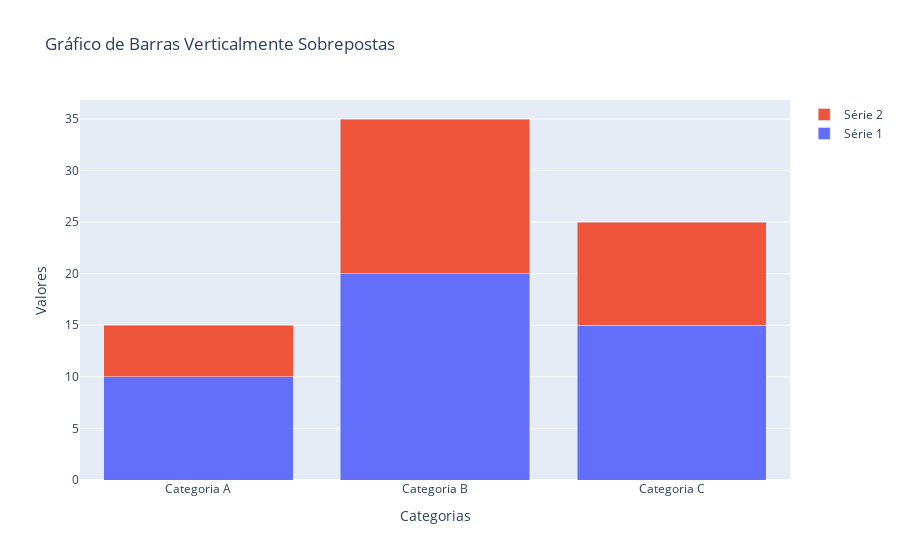

Notebook code for this chart:
### Markdown cell above
## Gráfico de barras verticais sobrepostas

### Code cell
import plotly.graph_objects as go

# Dados de exemplo
x_values = ["Categoria A", "Categoria B", "Categoria C"]
y_values_1 = [10, 20, 15]
y_values_2 = [5, 15, 10]

# Criação das barras empilhadas
fig = go.Figure()

# Primeira barra (base)
fig.add_trace(go.Bar(
    x=x_values,
    y=y_values_1,
    name='Série 1'
))

# Segunda barra (sobreposta na anterior)
fig.add_trace(go.Bar(
    x=x_values,
    y=y_values_2,
    name='Série 2'
))

# Configuração do layout para barras empilhadas
fig.update_layout(
    barmode='stack',
    title='Gráfico de Barras Verticalmente Sobrepostas',
    xaxis_title='Categorias',
    yaxis_title='Valores'
)

# Exibe o gráfico
fig.show()

### Figure 1 — Plotly figure (JSON) as saved in the notebook; plotly's stock layout.template omitted (floating-point values rounded to 4 significant figures)
{"data": [{"name": "Série 1", "type": "bar", "x": ["Categoria A", "Categoria B", "Categoria C"], "y": [10, 20, 15]}, {"name": "Série 2", "type": "bar", "x": ["Categoria A", "Categoria B", "Categoria C"], "y": [5, 15, 10]}], "layout": {"barmode": "stack", "title": {"text": "Gráfico de Barras Verticalmente Sobrepostas"}, "xaxis": {"title": {"text": "Categorias"}}, "yaxis": {"title": {"text": "Valores"}}}}
